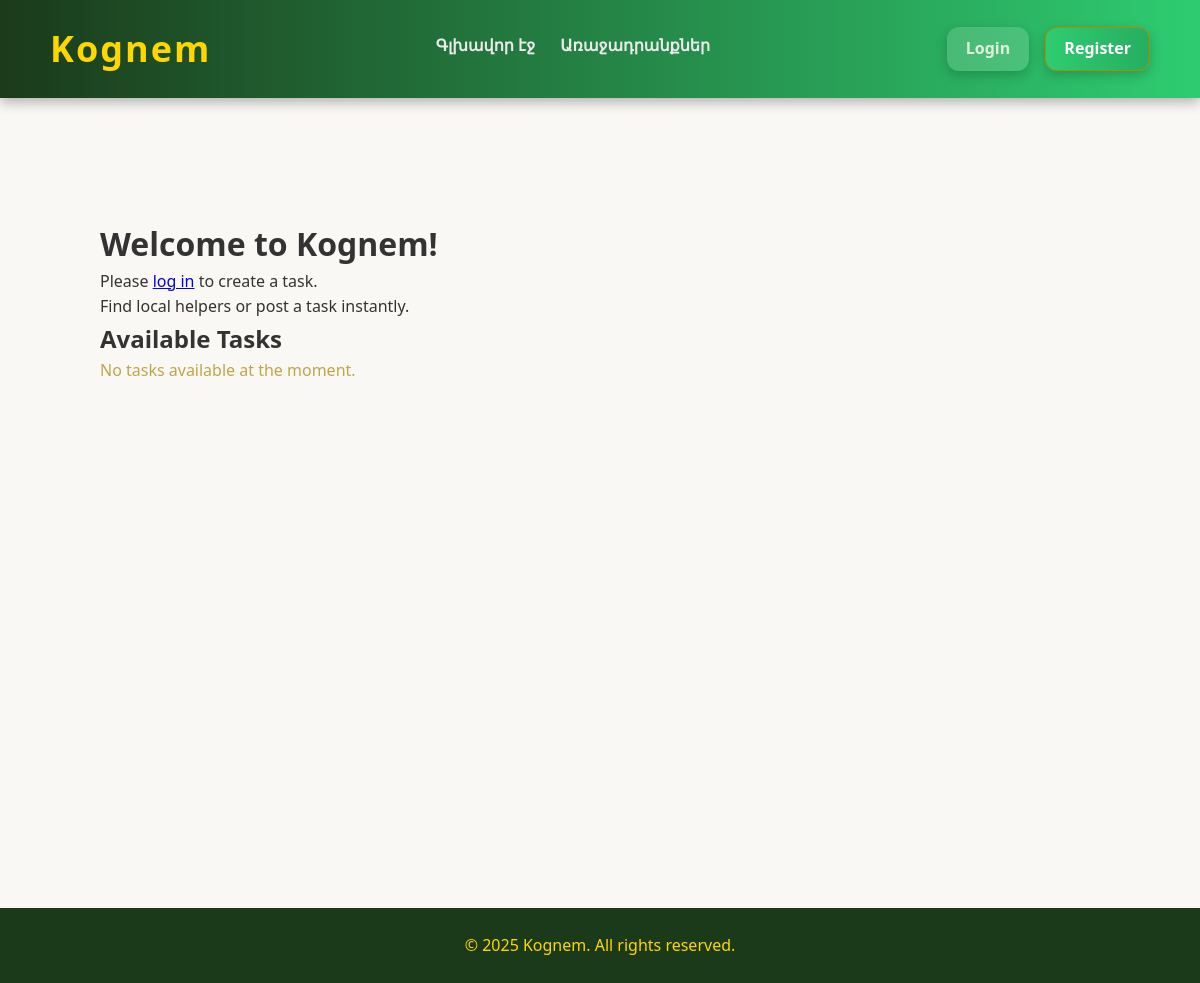
Before: /home/ with the older database file.
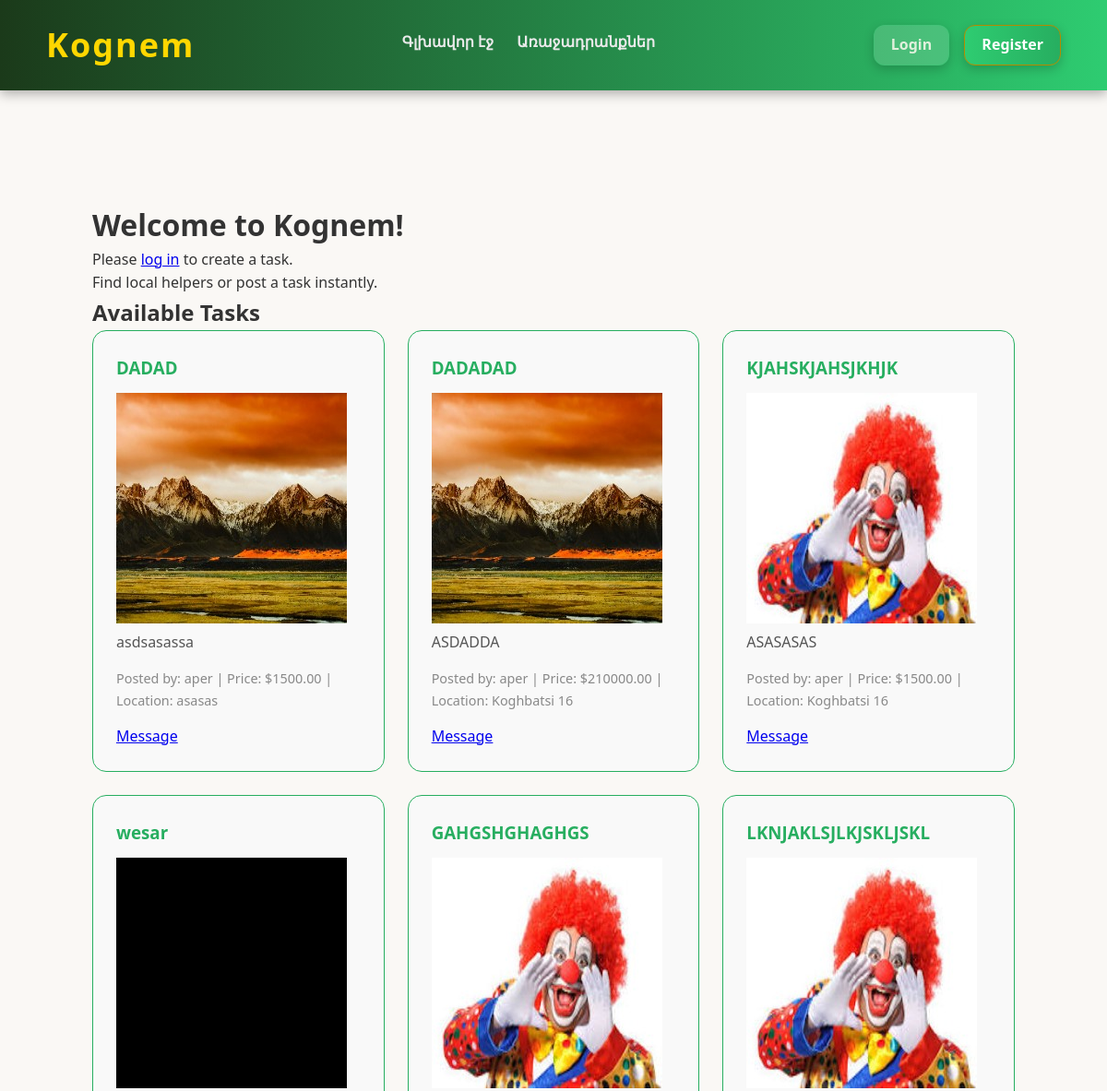
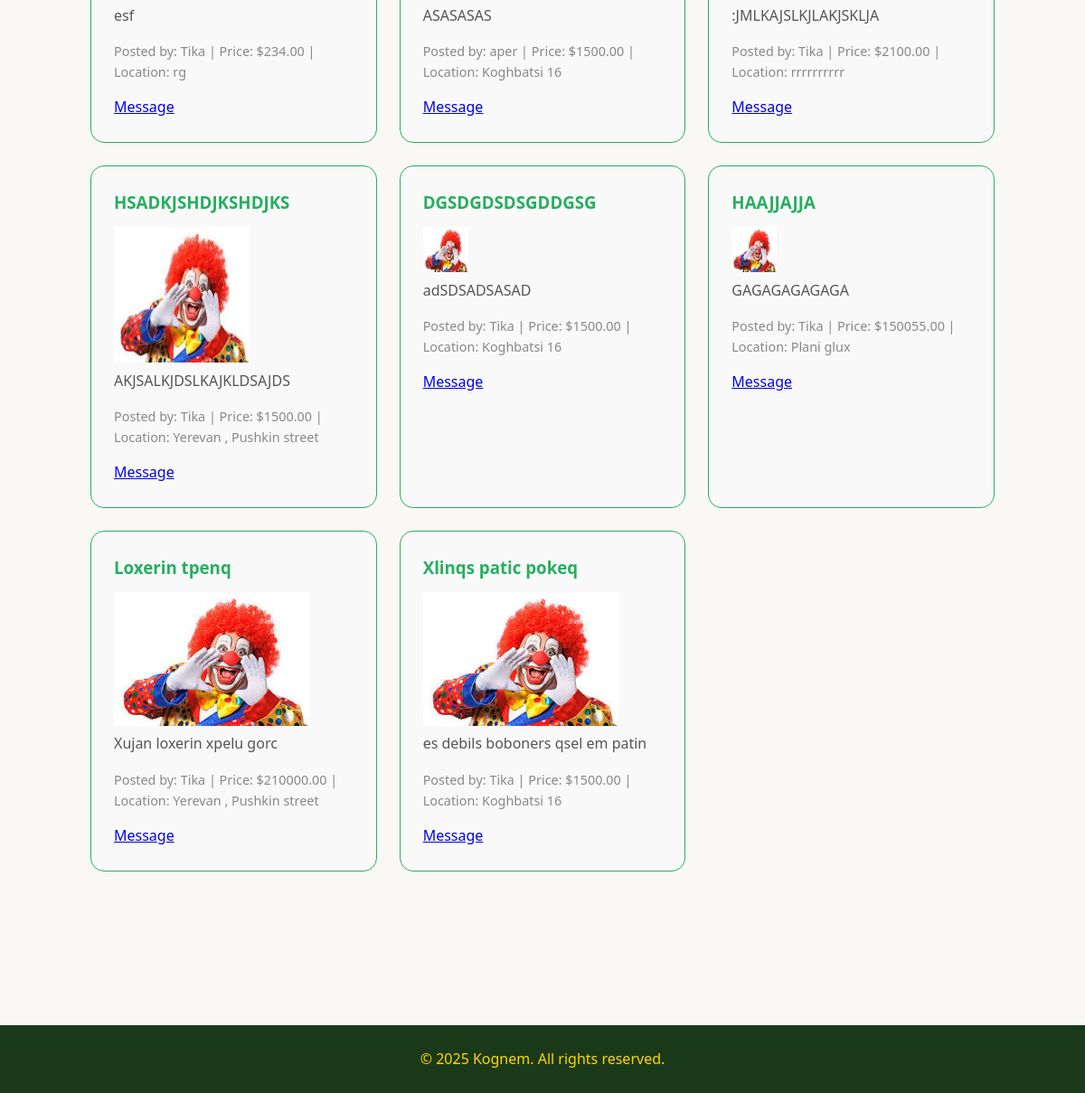
After: the same page with the newer database file (2 pictures, top to bottom).
### Kognem/models.py (models this page shows, shortened)
class Post(models.Model):
    STATUS_CHOICES = [
        ('pending', 'Pending'),
        ('approved', 'Approved'),
        ('rejected', 'Rejected'),
    ]
    title = models.CharField(max_length=255, default='')
    user = models.ForeignKey(User, on_delete=models.CASCADE, related_name='posts')
    image = models.ImageField(upload_to='posts/')
    description = models.TextField()
    location = models.CharField(max_length=255)
    price = models.DecimalField(max_digits=10, decimal_places=2)
    status = models.CharField(max_length=20, choices=STATUS_CHOICES, default='pending')
    rejection_reason = models.CharField(max_length=500, blank=True, null=True)
    created_at = models.DateTimeField(auto_now_add=True)
    updated_at = models.DateTimeField(auto_now=True)

### Kognem/views.py (the view)
# urls.py: path('home/', views.home, name='home'),            # Home page (login/register forms)
def home(request):
    full_name = None
    if request.user.is_authenticated:
        profile, _ = Profile.objects.get_or_create(user=request.user)
        full_name = profile.full_name or request.user.username
    approved_posts = Post.objects.filter(status='approved').order_by('-created_at')
    return render(request, 'home.html', {
        'full_name': full_name,
        'posts': approved_posts,  # send posts to template
    })

### Kognem/templates/home.html
{% extends 'base.html' %}
{% block body %}
<main>
    <div class="welcome">
        {% if user.is_authenticated %}
            <h1>Hi, {{ user.profile.full_name }}</h1>
            <a href="{% url 'messages_list' %}" class="btn-primary" style="margin-top:10px; display:inline-block;">
                Messages
            </a>
        {% else %}
            <h1>Welcome to Kognem!</h1>
            <p>Please <a href="{% url 'login' %}">log in</a> to create a task.</p>
        {% endif %}
        <p>Find local helpers or post a task instantly.</p>
    </div>
    <h2>Available Tasks</h2>
    {% if posts %}
    <div class="tasks-grid">
        {% for post in posts %}
            {% if post.status == 'approved' %}
            <div class="task-card">
                <h3>{{ post.title }}</h3>
                {% if post.image %}
                    <img src="{{ post.image.url }}" alt="{{ post.title }}" class="task-image">
                {% endif %}
                <p>{{ post.description }}</p>
                <div class="task-meta">
                    Posted by: {{ post.user.username }} | Price: ${{ post.price }} | Location: {{ post.location }}
                </div>
                {% if post.user != user %}
                    <a href="{% url 'chat_room' post.user.id %}" class="btn-primary">Message</a>
                {% endif %}
            </div>
            {% endif %}
        {% endfor %}
    </div>
    {% else %}
        <p style="color:#bfa54a;">No tasks available at the moment.</p>
    {% endif %}
</main>
{% endblock %}

### Kognem/templates/base.html (shortened to what this page needs)
{% load static %}
<!DOCTYPE html>
<html lang="en">
<head>
    <title>{% block title %}Kognem{% endblock %}</title> <link rel="stylesheet" href="{% static 'css/style.css' %}">
    {% block extra_head %}{% endblock %} </head>
<body>
<header>
    <div class="header-container">
        <div class="brand">Kognem</div>
        <nav class="main-nav">
            <a href="{% url 'home' %}">Գլխավոր էջ</a>
            <a href="{% url 'ashxatanq' %}">Առաջադրանքներ</a>
        </nav>
        <div class="auth-buttons">
            {% if user.is_authenticated %}
                <a href="{% url 'Account' %}" class="btn-profile">{{ user.profile.full_name }}</a>
                <a href="{% url 'create_post' %}" class="btn-post-ad">Տեղադրել հայտարարություն</a>
            {% else %}
                <a href="{% url 'login' %}" class="btn-login">Login</a>
                <a href="{% url 'register' %}" class="btn-register">Register</a>
            {% endif %}
        </div>
    </div>
</header>
<main>
    {% block body %}{% endblock %} </main>
<footer>
    <div class="footer-container">
        © 2025 Kognem. All rights reserved.
    </div>
</footer>
</body>
</html>

### Kognem/static/css/style.css (style rules this page uses)
* { margin: 0; padding: 0; box-sizing: border-box; font-family: 'Segoe UI', Tahoma, Geneva, Verdana, sans-serif; }
body { background-color: #faf8f5; color: #333; line-height: 1.6; }
header { background: linear-gradient(90deg, #1b3a1a, #2ecc71); color: #fff; padding: 20px 50px; box-shadow: 0 4px 12px rgba(0,0,0,0.3); position: relative; }
header .header-container { display: flex; justify-content: space-between; align-items: center; }
header .brand { font-size: 36px; font-weight: 900; letter-spacing: 2px; color: #ffd700; }
.main-nav { display: flex; gap: 25px; }
.main-nav a { color: #eaeaea; font-weight: 600; text-decoration: none; position: relative; }
.main-nav a::after { content: ''; display: block; height: 2px; width: 0%; background: #ffd700; transition: width 0.3s; margin-top: 4px; }
.auth-buttons a, .btn-profile, .btn-logout { margin-left: 12px; padding: 12px 28px; border-radius: 30px; font-weight: 700; font-size: 16px; text-decoration: none; display: inline-block; text-align: center; transition: all 0.3s ease; box-shadow: 0 4px 12px rgba(0,0,0,0.2); }
.btn-login { background: linear-gradient(145deg, #27ae60, #2ecc71); border: 1px solid #1e8449; color: #fff; }
.btn-register { background: linear-gradient(135deg, #ffd700, #e6c200); border: 1px solid #b38b00; color: #1b1b1b; }
main { min-height: 80vh; padding: 60px 50px; }
.tasks-grid { display: grid; grid-template-columns: repeat(auto-fit, minmax(250px, 1fr)); gap: 25px; }
.task-card { border: 1px solid #27ae60; border-radius: 15px; padding: 25px; background-color: #f9f9f9; transition: transform 0.3s, box-shadow 0.3s; }
.task-card h3 { color: #27ae60; margin-bottom: 12px; }
.task-card p { color: #555; margin-bottom: 15px; }
.task-card .task-meta { font-size: 0.9rem; color: #888; margin-bottom: 15px; }
footer { text-align: center; padding: 25px 50px; background-color: #1b3a1a; color: #ffd700; font-weight: 500; margin-top: 50px; }
.auth-buttons a { margin-left:12px; padding:8px 18px; border-radius:12px; font-weight:700; text-decoration:none; transition:0.2s; }
.btn-login { background: rgba(255,255,255,0.15); border:1px solid rgba(46,204,113,0.25); color:#e0f0dc; }
.btn-register { background: linear-gradient(90deg, #2ecc71, #27ae60); color:#fff; }

Changed rows visible on the page:
added Post: title "DADAD", image (picture), description "asdsasassa", user.username "aper", price "1500.00", location "asasas", shows "Message"
added Post: title "DADADAD", image (picture), description "ASDADDA", user.username "aper", price "210000.00", location "Koghbatsi 16", shows "Message"
added Post: title "KJAHSKJAHSJKHJK", image (picture), description "ASASASAS", user.username "aper", price "1500.00", location "Koghbatsi 16", shows "Message"
added Post: title "wesar", image (picture), description "esf", user.username "Tika", price "234.00", location "rg", shows "Message"
added Post: title "GAHGSHGHAGHGS", image (picture), description "ASASASAS", user.username "aper", price "1500.00", location "Koghbatsi 16", shows "Message"
added Post: title "LKNJAKLSJLKJSKLJSKL", image (picture), description ":JMLKAJSLKJLAKJSKLJA", user.username "Tika", price "2100.00", location "rrrrrrrrrr", shows "Message"
added Post: title "HSADKJSHDJKSHDJKS", image (picture), description "AKJSALKJDSLKAJKLDSAJDS", user.username "Tika", price "1500.00", location "Yerevan , Pushkin street", shows "Message"
added Post: title "DGSDGDSDSGDDGSG", image (picture), description "adSDSADSASAD", user.username "Tika", price "1500.00", location "Koghbatsi 16", shows "Message"
added Post: title "HAAJJAJJA", image (picture), description "GAGAGAGAGAGA", user.username "Tika", price "150055.00", location "Plani glux", shows "Message"
added Post: title "Loxerin tpenq", image (picture), description "Xujan loxerin xpelu gorc", user.username "Tika", price "210000.00", location "Yerevan , Pushkin street", shows "Message"
added Post: title "Xlinqs patic pokeq", image (picture), description "es debils boboners qsel em patin", user.username "Tika", price "1500.00", location "Koghbatsi 16", shows "Message"
Other visible differences:
text no longer shown: "No tasks available at the moment."
